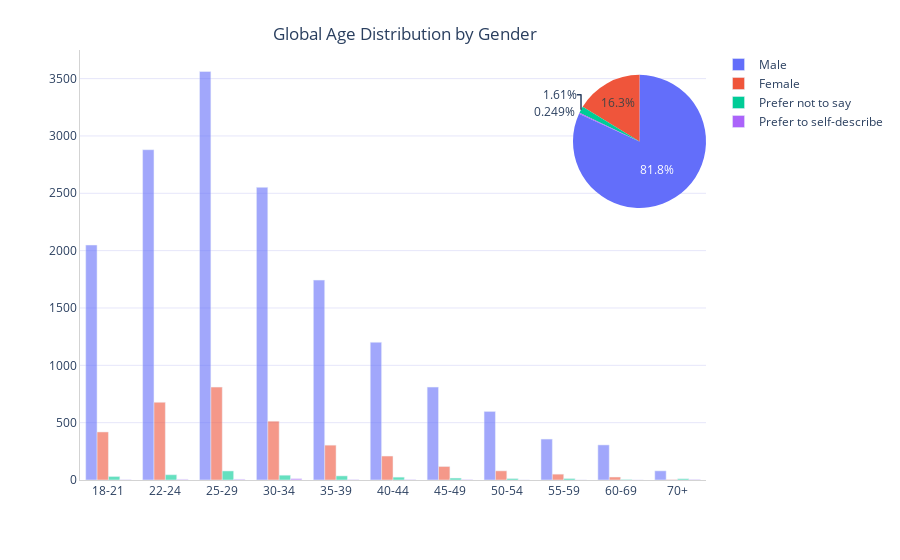

This figure's notebook cell:
### Markdown cell above
# Overview: Gender Statistics

### Code cell
def get_percentage(df, axis=0):
    """
    Take dataframe and return percentage dataframe.
    Taken percentage by column on default, unless passed axis=1.
    """
    if axis == 0:
        return (df / df.sum()) * 100
    elif axis == 1:
        return df.div(df.sum(axis=1), axis=0) * 100
    else:
        print("Axis must be 0 or 1")


# Creating dataframe.
df_gender_distro = mc[["Country", "Gender"]].groupby("Gender").count()
df_gender_distro = get_percentage(df_gender_distro)
df_age_distro = mc[["Country", "Gender", "Age"]].groupby(["Gender", "Age"]).count()

# Plotting.
# Creating subplots to fit plots in a certain positions.
fig = make_subplots(2, 4, specs=[
    [{"type": "xy"}, {}, {}, {"type": "domain"}],
    [{}, {}, {}, {}]
])

# Looping through all genders for plotting bar traces for each age group.
genders = ['Male', 'Female', 'Prefer not to say', 'Prefer to self-describe']
for i in range(len(genders)):
    df_age = df_age_distro.xs(genders[i], level="Gender").reset_index()
    fig.add_trace(go.Bar(
                        name=genders[i],
                        x=df_age["Age"], y=df_age["Country"],
                        hovertemplate="<i>Age: %{label} <br>Amount: %{y} </br>",
                        marker=(dict(opacity=0.6)),
                        ), 1, 1)

# Plotting pie chart of gender distribution.
fig.add_trace(go.Pie(
    name="",
    values=df_gender_distro["Country"].values,
    labels=df_gender_distro["Country"].index,
    hovertemplate="<i>%{label} <br>%{percent} </br>",
    showlegend=False,
), 1, 4)

# Update layout and axes.
fig.update_layout(title={
                        'text': "Global Age Distribution by Gender",
                        'y': 0.95,
                        'x': 0.45,
                        'xanchor': 'center',
                        'yanchor': 'top'
                        },
                  barmode='group',
                  margin=dict(t=50),
                  plot_bgcolor='#fff', 
                  xaxis=dict(
                      domain=[0, 1.0]
                    ),
                  yaxis1=dict(
                      domain=[0., 1.0]
                  ))

fig.update_xaxes(showline=True, linewidth=1, linecolor='lightgrey')
fig.update_yaxes(showline=True, linewidth=1, linecolor='lightgrey',
                showgrid=True, gridcolor='lavender')

fig.show()

### Figure 1 — Plotly figure (JSON) as saved in the notebook; plotly's stock layout.template omitted (floating-point values rounded to 4 significant figures)
{"data": [{"hovertemplate": "<i>Age: %{label} <br>Amount: %{y} </br>", "marker": {"opacity": 0.6}, "name": "Male", "type": "bar", "x": ["18-21", "22-24", "25-29", "30-34", "35-39", "40-44", "45-49", "50-54", "55-59", "60-69", "70+"], "xaxis": "x", "y": [2049, 2880, 3562, 2552, 1743, 1201, 810, 598, 357, 306, 80], "yaxis": "y"}, {"hovertemplate": "<i>Age: %{label} <br>Amount: %{y} </br>", "marker": {"opacity": 0.6}, "name": "Female", "type": "bar", "x": ["18-21", "22-24", "25-29", "30-34", "35-39", "40-44", "45-49", "50-54", "55-59", "60-69", "70+"], "xaxis": "x", "y": [419, 678, 810, 513, 304, 209, 118, 80, 51, 26, 4], "yaxis": "y"}, {"hovertemplate": "<i>Age: %{label} <br>Amount: %{y} </br>", "marker": {"opacity": 0.6}, "name": "Prefer not to say", "type": "bar", "x": ["18-21", "22-24", "25-29", "30-34", "35-39", "40-44", "45-49", "50-54", "55-59", "60-69", "70+"], "xaxis": "x", "y": [31, 46, 79, 42, 36, 25, 17, 13, 13, 5, 11], "yaxis": "y"}, {"hovertemplate": "<i>Age: %{label} <br>Amount: %{y} </br>", "marker": {"opacity": 0.6}, "name": "Prefer to self-describe", "type": "bar", "x": ["18-21", "22-24", "25-29", "30-34", "35-39", "40-44", "45-49", "50-54", "55-59", "60-69", "70+"], "xaxis": "x", "y": [3, 6, 7, 13, 4, 4, 4, 1, 1, 1, 5], "yaxis": "y"}, {"domain": {"x": [0.7875, 1], "y": [0.575, 1]}, "hovertemplate": "<i>%{label} <br>%{percent} </br>", "labels": ["Female", "Male", "Prefer not to say", "Prefer to self-describe"], "name": "", "showlegend": false, "type": "pie", "values": [16.29, 81.85, 1.613, 0.2485]}], "layout": {"barmode": "group", "margin": {"t": 50}, "plot_bgcolor": "#fff", "title": {"text": "Global Age Distribution by Gender", "x": 0.45, "xanchor": "center", "y": 0.95, "yanchor": "top"}, "xaxis": {"anchor": "y", "domain": [0, 1], "linecolor": "lightgrey", "linewidth": 1, "showline": true}, "xaxis2": {"anchor": "y2", "domain": [0.2625, 0.475], "linecolor": "lightgrey", "linewidth": 1, "showline": true}, "xaxis3": {"anchor": "y3", "domain": [0.525, 0.7375], "linecolor": "lightgrey", "linewidth": 1, "showline": true}, "xaxis4": {"anchor": "y4", "domain": [0, 0.2125], "linecolor": "lightgrey", "linewidth": 1, "showline": true}, "xaxis5": {"anchor": "y5", "domain": [0.2625, 0.475], "linecolor": "lightgrey", "linewidth": 1, "showline": true}, "xaxis6": {"anchor": "y6", "domain": [0.525, 0.7375], "linecolor": "lightgrey", "linewidth": 1, "showline": true}, "xaxis7": {"anchor": "y7", "domain": [0.7875, 1], "linecolor": "lightgrey", "linewidth": 1, "showline": true}, "yaxis": {"anchor": "x", "domain": [0, 1], "gridcolor": "lavender", "linecolor": "lightgrey", "linewidth": 1, "showgrid": true, "showline": true}, "yaxis2": {"anchor": "x2", "domain": [0.575, 1], "gridcolor": "lavender", "linecolor": "lightgrey", "linewidth": 1, "showgrid": true, "showline": true}, "yaxis3": {"anchor": "x3", "domain": [0.575, 1], "gridcolor": "lavender", "linecolor": "lightgrey", "linewidth": 1, "showgrid": true, "showline": true}, "yaxis4": {"anchor": "x4", "domain": [0, 0.425], "gridcolor": "lavender", "linecolor": "lightgrey", "linewidth": 1, "showgrid": true, "showline": true}, "yaxis5": {"anchor": "x5", "domain": [0, 0.425], "gridcolor": "lavender", "linecolor": "lightgrey", "linewidth": 1, "showgrid": true, "showline": true}, "yaxis6": {"anchor": "x6", "domain": [0, 0.425], "gridcolor": "lavender", "linecolor": "lightgrey", "linewidth": 1, "showgrid": true, "showline": true}, "yaxis7": {"anchor": "x7", "domain": [0, 0.425], "gridcolor": "lavender", "linecolor": "lightgrey", "linewidth": 1, "showgrid": true, "showline": true}}}
